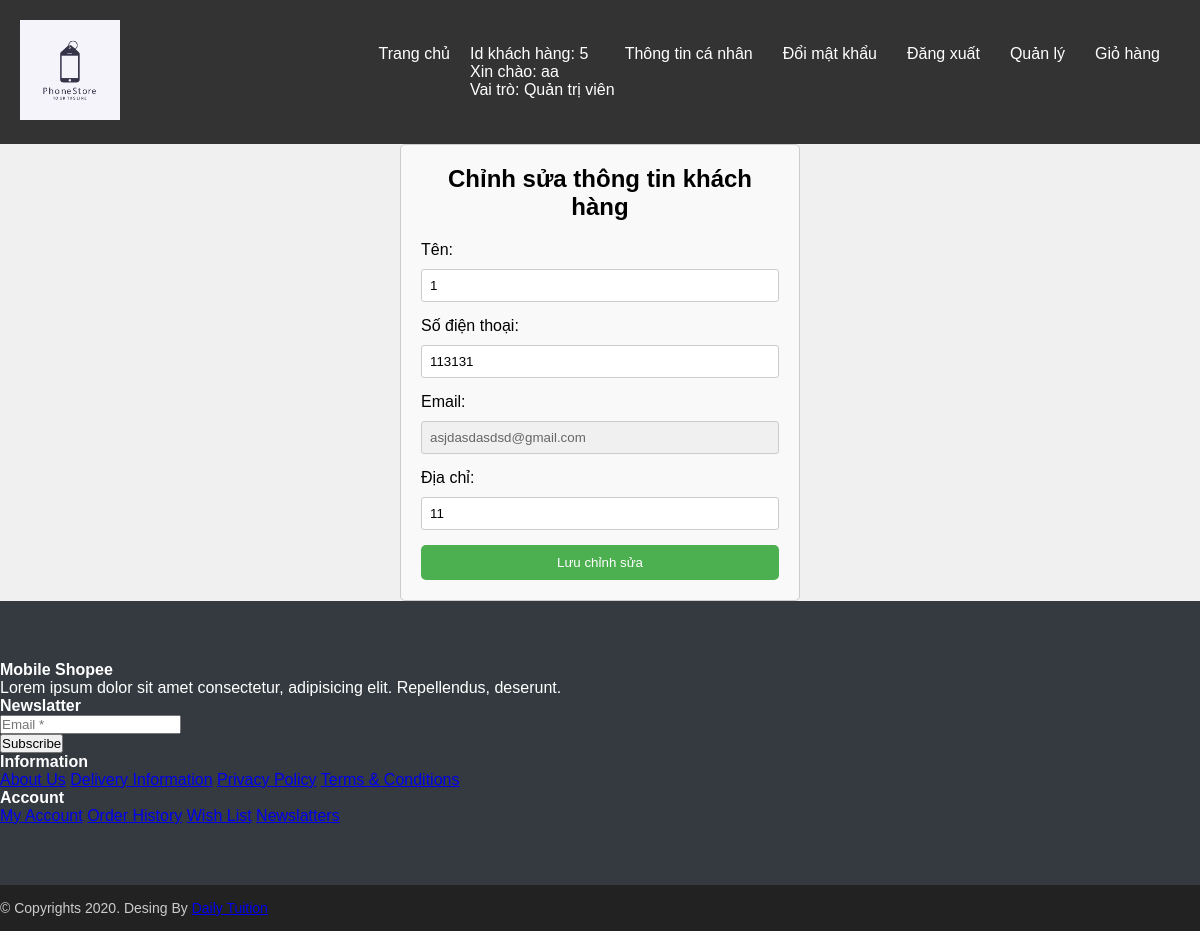
Page /user/index.php?ctrl=customerUserController&action=showUpdateCustomerForm&id=5 (signed in) on the committed database.
### tables this page shows
CREATE TABLE `khach_hang` (
  `id` int(11) NOT NULL,
  `ten` varchar(255) DEFAULT NULL,
  `so_dien_thoai` varchar(20) DEFAULT NULL,
  `email` varchar(255) DEFAULT NULL,
  `dia_chi` varchar(255) DEFAULT NULL,
  `id_nguoi_dung` int(11) DEFAULT NULL
);

### lib/database.php (called while the page is built, shortened)
<?php
class Database
{
    private $host = "localhost";
    private $username = "root";
    private $password = "";
    private $database = "phonestore";
    private $conn;
    public function __construct()
    {
        $this->conn = $this->connectDB();
    }
    private function connectDB()
    {
        $conn = mysqli_connect($this->host, $this->username, $this->password, $this->database);
        return $conn;
    }
    public function select($query)
    {
        $result = mysqli_query($this->conn, $query);
        if ($result) {
            $data = mysqli_fetch_all($result, MYSQLI_ASSOC);
            return $data;
        } else {
            die(mysqli_error($this->conn));
        }
    }
}

### user/model/customerUserModel.php (called while the page is built, shortened)
<?php
class customerUserModel
{
    private $db;
    public function __construct()
    {
        $this->db = new Database();
    }
    public function getCustomerById($id)
    {
        $query = "SELECT * FROM khach_hang WHERE id = $id";
        $result = $this->db->select($query);
        return $result[0];
    }
}

### user/view/editCustomer.php (the view, shortened to what this page needs)
<!DOCTYPE html>
<html lang="vi">
<head>
</head>
<body>
    <div class="edit-form">
        <h2>Chỉnh sửa thông tin khách hàng</h2>
        <form action="index.php?ctrl=customerUserController&action=updateCustomer" method="POST">
            <label for="ten">Tên:</label>
            <input type="text" id="ten" name="ten" value="<?php echo $customer['ten']; ?>">
            <label for="so_dien_thoai">Số điện thoại:</label>
            <input type="tel" id="so_dien_thoai" name="so_dien_thoai" value="<?php echo $customer['so_dien_thoai']; ?>">
            <label for="email">Email:</label>
<input type="email" id="email" name="email" value="<?php echo $customer['email']; ?>" readonly style="background-color: #f0f0f0; color: #666; cursor: not-allowed;">
            <label for="dia_chi">Địa chỉ:</label>
            <input type="text" id="dia_chi" name="dia_chi" value="<?php echo $customer['dia_chi']; ?>">
            <input type="submit" value="Lưu chỉnh sửa">
        </form>
    </div>
</body>
</html>

### user/style/homeStyle.css (style rules this page uses)
* { margin: 0; padding: 0; box-sizing: border-box; }
body { font-family: Arial, sans-serif; background-color: #f0f0f0; }

### user/view/editCustomer.php (style rules this page uses)
.edit-form { width: 400px; margin: 0 auto; padding: 20px; border: 1px solid #ccc; border-radius: 5px; background-color: #f9f9f9; }
.edit-form h2 { text-align: center; margin-bottom: 20px; }
.edit-form label { display: block; margin-bottom: 10px; }
.edit-form input[type="text"], .edit-form input[type="email"], .edit-form input[type="tel"] { width: 100%; padding: 8px; margin-bottom: 15px; border: 1px solid #ccc; border-radius: 3px; }
.edit-form input[type="submit"] { width: 100%; padding: 10px; border: none; border-radius: 5px; background-color: #4caf50; color: white; cursor: pointer; }

### rows in the picture
khach_hang: ten "1", so_dien_thoai "113131", email "asjdasdasdsd@gmail.com", dia_chi "11"

### other values in the picture
$id_khach_hang "5"
$ten_dang_nhap "aa"
$vai_tro "Quản trị viên"
